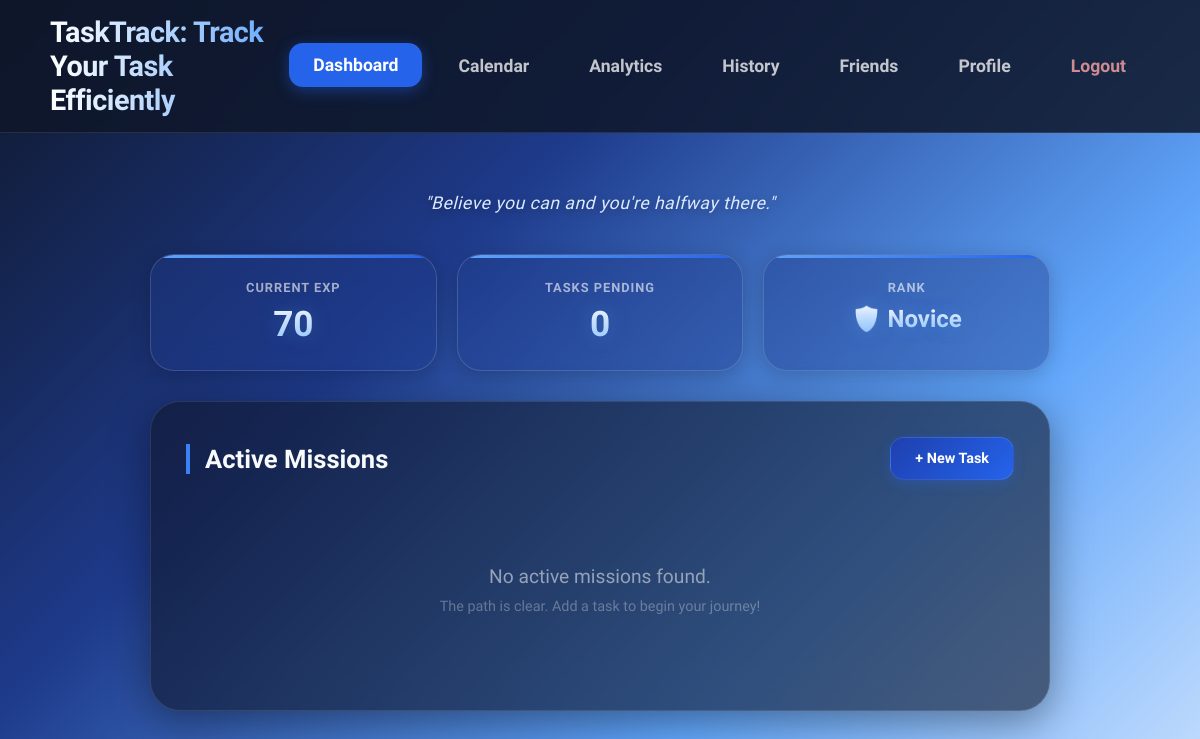
The page /dashboard (signed in) on the database as committed earlier.
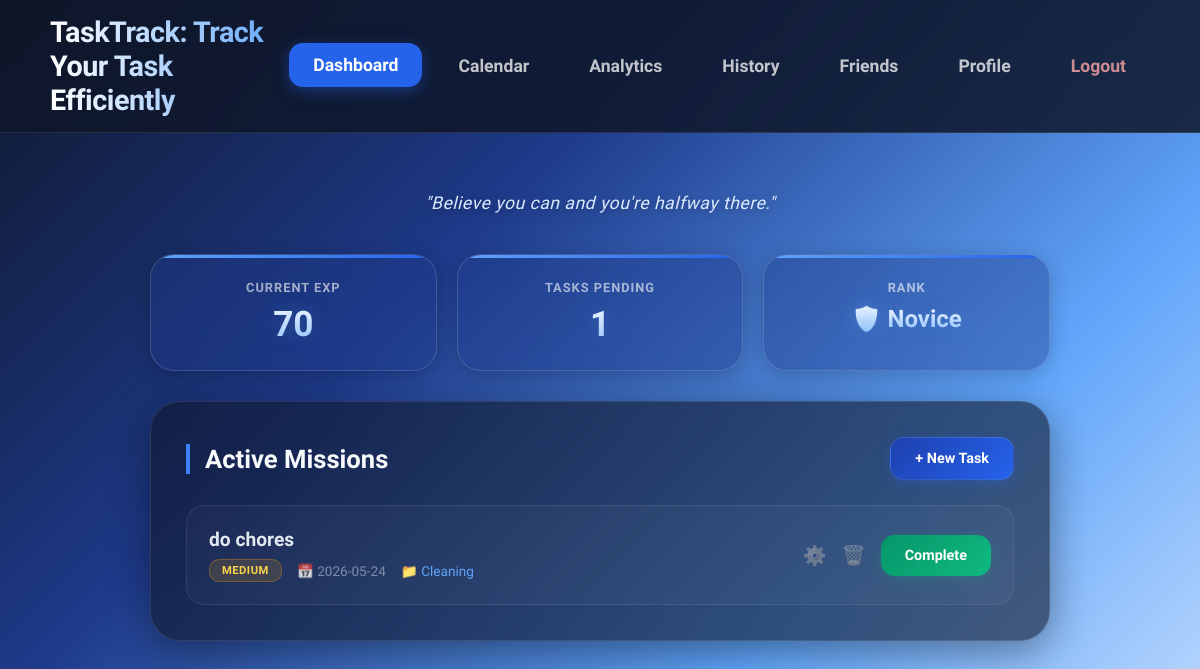
The same page on the database as committed later.
### tables this page shows
CREATE TABLE users (
                id INTEGER PRIMARY KEY AUTOINCREMENT,
                username TEXT UNIQUE NOT NULL,
                email TEXT UNIQUE NOT NULL,
                password TEXT NOT NULL,
                exp INTEGER DEFAULT 0
            );

CREATE TABLE tasks (
                id INTEGER PRIMARY KEY AUTOINCREMENT,
                user_id INTEGER NOT NULL,
                title TEXT NOT NULL,
                description TEXT,
                category TEXT,
                priority TEXT,
                due_date TEXT,
                status TEXT DEFAULT 'pending', completed_at TEXT,
                FOREIGN KEY (user_id) REFERENCES users (id)
            );

### app.py (the view)
@app.route('/dashboard')
def dashboard():
    if 'user_id' not in session: return redirect(url_for('login'))
    conn = get_db_connection()
    tasks = conn.execute('SELECT * FROM tasks WHERE user_id = ? AND status = "pending"', (session['user_id'],)).fetchall()
    stats = conn.execute('SELECT exp FROM users WHERE id = ?', (session['user_id'],)).fetchone()
    conn.close()
    return render_template('dashboard.html', tasks=tasks, stats=stats)

### app.py (called while the page is built)
def get_db_connection():
    conn = sqlite3.connect(app.config['DATABASE'])
    conn.row_factory = sqlite3.Row
    return conn

### templates/dashboard.html (shortened to what this page needs)
{% extends 'base.html' %}
{% block content %}
<div class="dashboard-wrapper">
    <div class="dashboard-container">
        <p class="motivation-text" id="motivation-quote"></p>
        <div class="stats-grid">
            <div class="stat-card">
                <h3>Current EXP</h3>
                <p>{{ stats.exp if stats else 0 }}</p>
            </div>
            <div class="stat-card">
                <h3>Tasks Pending</h3>
                <p>{{ tasks|length }}</p>
            </div>
            <div class="stat-card">
                <h3>Rank</h3>
                <p style="font-size: 1.5rem; margin-top: 10px;">🛡️ Novice</p>
            </div>
        </div>
        <div class="task-section">
            <div class="section-header">
                <h2>Active Missions</h2>
                <a href="{{ url_for('add_task') }}" class="add-btn">+ New Task</a>
            </div>
            <div class="task-list">
                {% for task in tasks %}
                <div class="task-card">
                    <div class="task-info">
                        <h4>{{ task.title }}</h4>
                        <div class="task-meta">
                            <span class="priority-tag priority-{{ task.priority|lower }}">{{ task.priority }}</span>
                            <span>📅 {{ task.due_date }}</span>
                            <span style="color: #60a5fa;">📁 {{ task.category }}</span>
                        </div>
                    </div>
                    <div class="action-group">
                        <a href="{{ url_for('edit_task', task_id=task.id) }}" class="btn-edit" title="Edit Task">⚙️</a>
                        <a href="{{ url_for('delete_task', task_id=task.id) }}"
                        class="btn-delete"
                        title="Delete Task"
                        onclick="return confirm('Discard this mission? This cannot be undone.')">
                        🗑️
                        </a>
                        <form action="{{ url_for('complete_task', id=task.id) }}" method="POST" style="margin: 0;">
                            <button type="submit" class="btn-complete">Complete</button>
                        </form>
                    </div>
                </div>
                {% else %}
                <div class="empty-state">
                    <p style="font-size: 1.2rem; margin-bottom: 10px; color: #94a3b8;">No active missions found.</p>
                    <p style="font-size: 0.9rem;">The path is clear. Add a task to begin your journey!</p>
                </div>
                {% endfor %}
            </div>
        </div>
    </div>
</div>
{% endblock %}

### templates/base.html (shortened to what this page needs)
<!DOCTYPE html>
<html lang="en">
<head>
</head>
<body>
    <nav>
        <a href="{{ url_for('dashboard') }}" class="logo">TaskTrack: Track Your Task Efficiently</a>
        <div class="nav-links">
            {% if session.get('user_id') %}
                <a href="{{ url_for('dashboard') }}" class="{{ 'active' if request.endpoint == 'dashboard' }}">Dashboard</a>
                <a href="{{ url_for('calendar') }}" class="{{ 'active' if request.endpoint == 'calendar' }}">Calendar</a>
                <a href="{{ url_for('analytics') }}" class="{{ 'active' if request.endpoint == 'analytics' }}">Analytics</a>
                <a href="{{ url_for('history') }}" class="{{ 'active' if request.endpoint == 'history' }}">History</a>
                <a href="{{ url_for('friends') }}" class="{{ 'active' if request.endpoint == 'friends' }}">Friends</a>
                <a href="{{ url_for('profile') }}" class="{{ 'active' if request.endpoint == 'profile' }}">Profile</a>
                <a href="{{ url_for('logout') }}" class="logout-link">Logout</a>
            {% else %}
                <a href="{{ url_for('login') }}" class="{{ 'active' if request.endpoint == 'login' }}">Login</a>
                <a href="{{ url_for('register') }}" class="{{ 'active' if request.endpoint == 'register' }}">Register</a>
            {% endif %}
        </div>
    </nav>
    <div class="main-container">
        {% block content %}{% endblock %}
    </div>
</body>
</html>

### templates/base.html (style rules this page uses)
* { margin: 0; padding: 0; box-sizing: border-box; font-family: 'Saira', Arial, Helvetica, sans-serif; }
body { min-height: 100vh; background: linear-gradient( 135deg, #0f172a, #1e3a8a, #60a5fa, #dbeafe ); background-attachment: fixed; color: white; }
nav { width: 100%; padding: 15px 50px; display: flex; justify-content: space-between; align-items: center; background: rgba(15, 23, 42, 0.85); backdrop-filter: blur(15px); -webkit-backdrop-filter: blur(15px); border-bottom: 1px solid rgba(255, 255, 255, 0.1); position: sticky; top: 0; z-index: 1000; }
.logo { font-size: 1.8rem; font-weight: 800; letter-spacing: -0.5px; text-decoration: none; color: white; background: linear-gradient(to right, #ffffff, #60a5fa); -webkit-background-clip: text; -webkit-text-fill-color: transparent; }
.nav-links { display: flex; gap: 12px; align-items: center; }
.nav-links a { text-decoration: none; color: rgba(255, 255, 255, 0.75); font-weight: 600; font-size: 1.1rem; padding: 12px 24px; border-radius: 14px; transition: all 0.3s cubic-bezier(0.4, 0, 0.2, 1); }
.nav-links a.active { background: #2563eb; color: white; box-shadow: 0 4px 15px rgba(37, 99, 235, 0.4); transform: translateY(-1px); }
.logout-link { color: #fca5a5 !important; opacity: 0.8; }
.main-container { padding: 40px 20px; display: flex; justify-content: center; align-items: center; flex-direction: column; width: 100%; }

Rows that differ between the two databases and show on the page:
added tasks: title "do chores", priority "MEDIUM", due_date "2026-05-24", category "Cleaning"
Other text that changed with them:
{{ tasks|length }}: "0" → "1"
text no longer shown: "No active missions found. The path is clear. Add a task to begin your journey!"
